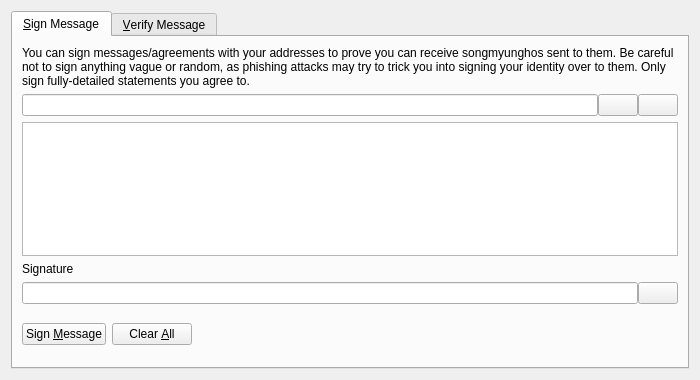
<?xml version="1.0" encoding="UTF-8"?>
<ui version="4.0">
 <class>SignVerifyMessageDialog</class>
 <widget class="QDialog" name="SignVerifyMessageDialog">
  <property name="geometry">
   <rect>
    <x>0</x>
    <y>0</y>
    <width>700</width>
    <height>380</height>
   </rect>
  </property>
  <property name="windowTitle">
   <string>Signatures - Sign / Verify a Message</string>
  </property>
  <property name="modal">
   <bool>true</bool>
  </property>
  <layout class="QVBoxLayout" name="verticalLayout">
   <item>
    <widget class="QTabWidget" name="tabWidget">
     <property name="currentIndex">
      <number>0</number>
     </property>
     <widget class="QWidget" name="tabSignMessage">
      <attribute name="title">
       <string>&amp;Sign Message</string>
      </attribute>
      <layout class="QVBoxLayout" name="verticalLayout_SM">
       <item>
        <widget class="QLabel" name="infoLabel_SM">
         <property name="text">
          <string>You can sign messages/agreements with your addresses to prove you can receive songmyunghos sent to them. Be careful not to sign anything vague or random, as phishing attacks may try to trick you into signing your identity over to them. Only sign fully-detailed statements you agree to.</string>
         </property>
         <property name="textFormat">
          <enum>Qt::PlainText</enum>
         </property>
         <property name="wordWrap">
          <bool>true</bool>
         </property>
        </widget>
       </item>
       <item>
        <layout class="QHBoxLayout" name="horizontalLayout_1_SM">
         <property name="spacing">
          <number>0</number>
         </property>
         <item>
          <widget class="QValidatedLineEdit" name="addressIn_SM">
           <property name="toolTip">
            <string>The SongMyungHo address to sign the message with</string>
           </property>
          </widget>
         </item>
         <item>
          <widget class="QPushButton" name="addressBookButton_SM">
           <property name="toolTip">
            <string>Choose previously used address</string>
           </property>
           <property name="text">
            <string/>
           </property>
           <property name="icon">
            <iconset resource="../bitcoin.qrc">
             <normaloff>:/icons/address-book</normaloff>:/icons/address-book</iconset>
           </property>
           <property name="shortcut">
            <string>Alt+A</string>
           </property>
           <property name="autoDefault">
            <bool>false</bool>
           </property>
          </widget>
         </item>
         <item>
          <widget class="QPushButton" name="pasteButton_SM">
           <property name="toolTip">
            <string>Paste address from clipboard</string>
           </property>
           <property name="text">
            <string/>
           </property>
           <property name="icon">
            <iconset resource="../bitcoin.qrc">
             <normaloff>:/icons/editpaste</normaloff>:/icons/editpaste</iconset>
           </property>
           <property name="shortcut">
            <string>Alt+P</string>
           </property>
           <property name="autoDefault">
            <bool>false</bool>
           </property>
          </widget>
         </item>
        </layout>
       </item>
       <item>
        <widget class="QPlainTextEdit" name="messageIn_SM">
         <property name="toolTip">
          <string>Enter the message you want to sign here</string>
         </property>
        </widget>
       </item>
       <item>
        <widget class="QLabel" name="signatureLabel_SM">
         <property name="text">
          <string>Signature</string>
         </property>
         <property name="textFormat">
          <enum>Qt::PlainText</enum>
         </property>
        </widget>
       </item>
       <item>
        <layout class="QHBoxLayout" name="horizontalLayout_2_SM">
         <property name="spacing">
          <number>0</number>
         </property>
         <item>
          <widget class="QLineEdit" name="signatureOut_SM">
           <property name="font">
            <font>
             <italic>true</italic>
            </font>
           </property>
           <property name="readOnly">
            <bool>true</bool>
           </property>
          </widget>
         </item>
         <item>
          <widget class="QPushButton" name="copySignatureButton_SM">
           <property name="toolTip">
            <string>Copy the current signature to the system clipboard</string>
           </property>
           <property name="text">
            <string/>
           </property>
           <property name="icon">
            <iconset resource="../bitcoin.qrc">
             <normaloff>:/icons/editcopy</normaloff>:/icons/editcopy</iconset>
           </property>
           <property name="autoDefault">
            <bool>false</bool>
           </property>
          </widget>
         </item>
        </layout>
       </item>
       <item>
        <layout class="QHBoxLayout" name="horizontalLayout_3_SM">
         <item>
          <widget class="QPushButton" name="signMessageButton_SM">
           <property name="toolTip">
            <string>Sign the message to prove you own this SongMyungHo address</string>
           </property>
           <property name="text">
            <string>Sign &amp;Message</string>
           </property>
           <property name="icon">
            <iconset resource="../bitcoin.qrc">
             <normaloff>:/icons/edit</normaloff>:/icons/edit</iconset>
           </property>
           <property name="autoDefault">
            <bool>false</bool>
           </property>
          </widget>
         </item>
         <item>
          <widget class="QPushButton" name="clearButton_SM">
           <property name="toolTip">
            <string>Reset all sign message fields</string>
           </property>
           <property name="text">
            <string>Clear &amp;All</string>
           </property>
           <property name="icon">
            <iconset resource="../bitcoin.qrc">
             <normaloff>:/icons/remove</normaloff>:/icons/remove</iconset>
           </property>
           <property name="autoDefault">
            <bool>false</bool>
           </property>
          </widget>
         </item>
         <item>
          <spacer name="horizontalSpacer_1_SM">
           <property name="orientation">
            <enum>Qt::Horizontal</enum>
           </property>
           <property name="sizeHint" stdset="0">
            <size>
             <width>40</width>
             <height>48</height>
            </size>
           </property>
          </spacer>
         </item>
         <item>
          <widget class="QLabel" name="statusLabel_SM">
           <property name="font">
            <font>
             <weight>75</weight>
             <bold>true</bold>
            </font>
           </property>
           <property name="text">
            <string/>
           </property>
           <property name="wordWrap">
            <bool>true</bool>
           </property>
          </widget>
         </item>
         <item>
          <spacer name="horizontalSpacer_2_SM">
           <property name="orientation">
            <enum>Qt::Horizontal</enum>
           </property>
           <property name="sizeHint" stdset="0">
            <size>
             <width>40</width>
             <height>48</height>
            </size>
           </property>
          </spacer>
         </item>
        </layout>
       </item>
      </layout>
     </widget>
     <widget class="QWidget" name="tabVerifyMessage">
      <attribute name="title">
       <string>&amp;Verify Message</string>
      </attribute>
      <layout class="QVBoxLayout" name="verticalLayout_VM">
       <item>
        <widget class="QLabel" name="infoLabel_VM">
         <property name="text">
          <string>Enter the receiver's address, message (ensure you copy line breaks, spaces, tabs, etc. exactly) and signature below to verify the message. Be careful not to read more into the signature than what is in the signed message itself, to avoid being tricked by a man-in-the-middle attack. Note that this only proves the signing party receives with the address, it cannot prove sendership of any transaction!</string>
         </property>
         <property name="textFormat">
          <enum>Qt::PlainText</enum>
         </property>
         <property name="alignment">
          <set>Qt::AlignLeading|Qt::AlignLeft|Qt::AlignTop</set>
         </property>
         <property name="wordWrap">
          <bool>true</bool>
         </property>
        </widget>
       </item>
       <item>
        <layout class="QHBoxLayout" name="horizontalLayout_1_VM">
         <property name="spacing">
          <number>0</number>
         </property>
         <item>
          <widget class="QValidatedLineEdit" name="addressIn_VM">
           <property name="toolTip">
            <string>The SongMyungHo address the message was signed with</string>
           </property>
          </widget>
         </item>
         <item>
          <widget class="QPushButton" name="addressBookButton_VM">
           <property name="toolTip">
            <string>Choose previously used address</string>
           </property>
           <property name="text">
            <string/>
           </property>
           <property name="icon">
            <iconset resource="../bitcoin.qrc">
             <normaloff>:/icons/address-book</normaloff>:/icons/address-book</iconset>
           </property>
           <property name="shortcut">
            <string>Alt+A</string>
           </property>
           <property name="autoDefault">
            <bool>false</bool>
           </property>
          </widget>
         </item>
        </layout>
       </item>
       <item>
        <widget class="QPlainTextEdit" name="messageIn_VM"/>
       </item>
       <item>
        <widget class="QValidatedLineEdit" name="signatureIn_VM"/>
       </item>
       <item>
        <layout class="QHBoxLayout" name="horizontalLayout_2_VM">
         <item>
          <widget class="QPushButton" name="verifyMessageButton_VM">
           <property name="toolTip">
            <string>Verify the message to ensure it was signed with the specified SongMyungHo address</string>
           </property>
           <property name="text">
            <string>Verify &amp;Message</string>
           </property>
           <property name="icon">
            <iconset resource="../bitcoin.qrc">
             <normaloff>:/icons/transaction_0</normaloff>:/icons/transaction_0</iconset>
           </property>
           <property name="autoDefault">
            <bool>false</bool>
           </property>
          </widget>
         </item>
         <item>
          <widget class="QPushButton" name="clearButton_VM">
           <property name="toolTip">
            <string>Reset all verify message fields</string>
           </property>
           <property name="text">
            <string>Clear &amp;All</string>
           </property>
           <property name="icon">
            <iconset resource="../bitcoin.qrc">
             <normaloff>:/icons/remove</normaloff>:/icons/remove</iconset>
           </property>
           <property name="autoDefault">
            <bool>false</bool>
           </property>
          </widget>
         </item>
         <item>
          <spacer name="horizontalSpacer_1_VM">
           <property name="orientation">
            <enum>Qt::Horizontal</enum>
           </property>
           <property name="sizeHint" stdset="0">
            <size>
             <width>40</width>
             <height>48</height>
            </size>
           </property>
          </spacer>
         </item>
         <item>
          <widget class="QLabel" name="statusLabel_VM">
           <property name="font">
            <font>
             <weight>75</weight>
             <bold>true</bold>
            </font>
           </property>
           <property name="text">
            <string/>
           </property>
           <property name="wordWrap">
            <bool>true</bool>
           </property>
          </widget>
         </item>
         <item>
          <spacer name="horizontalSpacer_2_VM">
           <property name="orientation">
            <enum>Qt::Horizontal</enum>
           </property>
           <property name="sizeHint" stdset="0">
            <size>
             <width>40</width>
             <height>48</height>
            </size>
           </property>
          </spacer>
         </item>
        </layout>
       </item>
      </layout>
     </widget>
    </widget>
   </item>
  </layout>
 </widget>
 <customwidgets>
  <customwidget>
   <class>QValidatedLineEdit</class>
   <extends>QLineEdit</extends>
   <header>qvalidatedlineedit.h</header>
  </customwidget>
 </customwidgets>
 <resources>
  <include location="../bitcoin.qrc"/>
 </resources>
 <connections/>
</ui>
